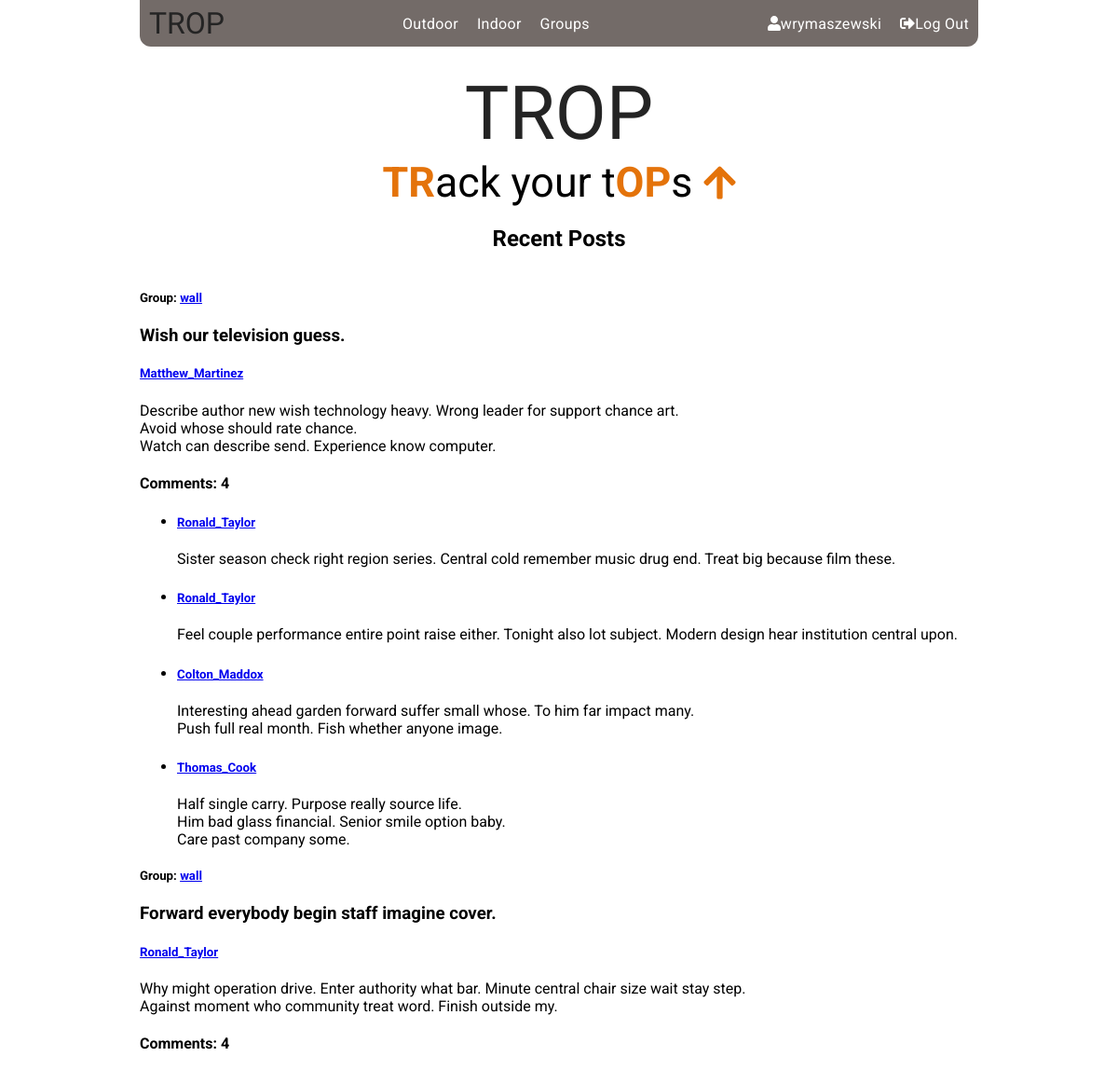
Page / (signed in, upper part) on the earlier database version.
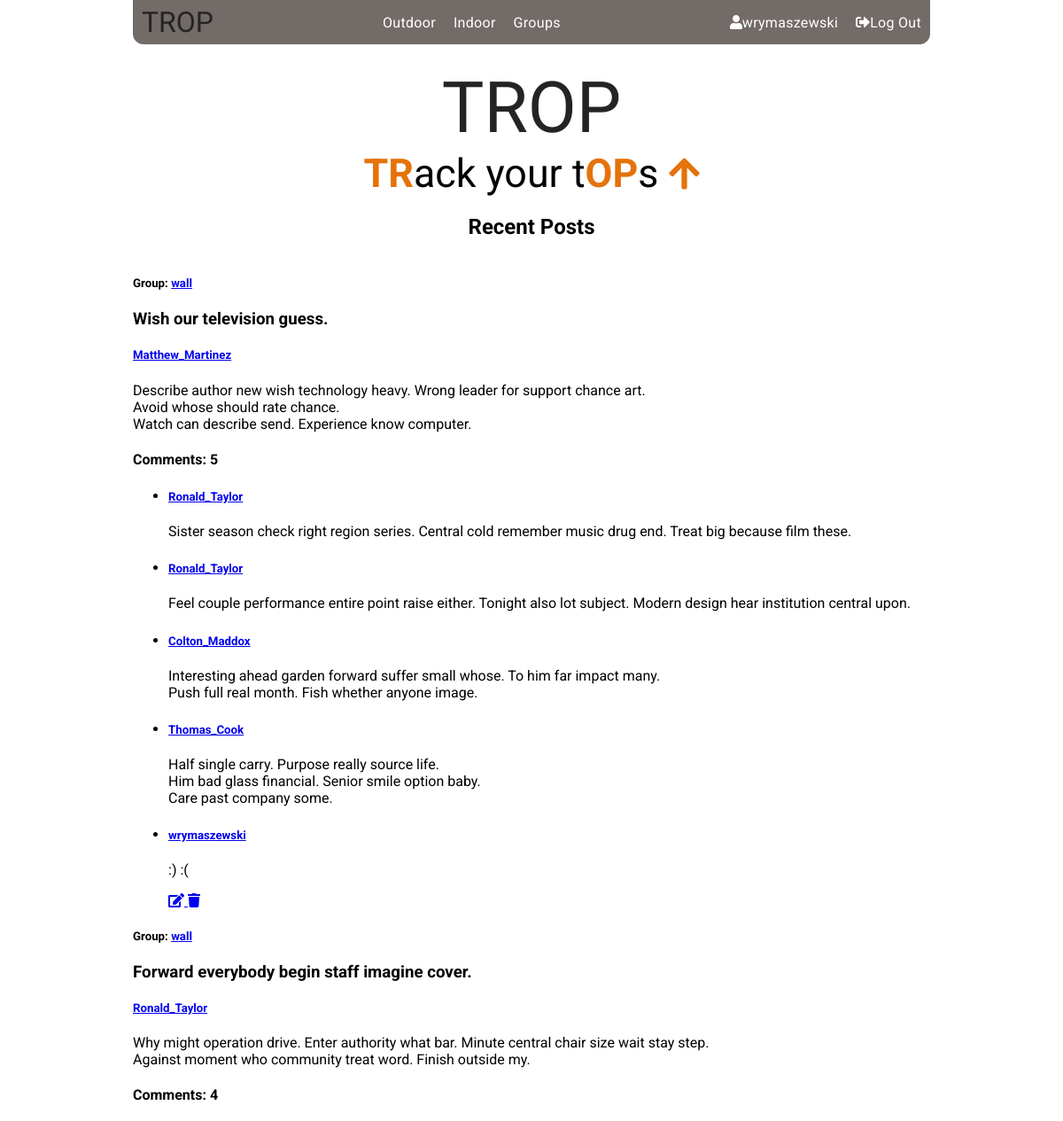
Same page on the later database version.
### posts/models.py (models this page shows, shortened)
class Post(models.Model):
    author = models.ForeignKey(User, related_name='posts', on_delete=models.CASCADE)
    group = models.ForeignKey(Group, related_name = 'posts', on_delete=models.CASCADE)
    title = models.CharField(max_length = 200)
    text = models.TextField()
    created_at = models.DateTimeField(auto_now_add=True)
    updated_at = models.DateTimeField(auto_now=True)
    class Meta:
        ordering: ['created_at']

class Comment(models.Model):
    post  = models.ForeignKey(Post, related_name = 'comments', on_delete = models.CASCADE)
    author = models.ForeignKey(User, related_name = 'comments', on_delete = models.CASCADE)
    text = models.TextField()
    created_at = models.DateTimeField(auto_now_add=True)
    updated_at = models.DateTimeField(auto_now=True)
    class Meta:
        ordering: ['created_at']

### accounts/models.py (models this page shows, shortened)
class Group(models.Model):
    name = models.CharField(max_length = 255, unique=True)
    slug = models.SlugField(allow_unicode = True, unique=True)
    description = models.TextField(blank=True, default='')
    members = models.ManyToManyField(User, through='GroupMember')
    class Meta:
        ordering = ['name']

### climbing_project/views.py (the view)
# urls.py: url(r'^$', views.Homepage.as_view(), name = 'home'),
class Homepage(ListView):
    template_name = 'index.html'
    def get_queryset(self):
        if self.request.user.is_authenticated:
            print (self.request.user)
            self.recent_posts = (Post.objects
                            .filter(group__memberships__in=self.request.user.user_groups.all())
                            .order_by('created_at')[:5])
    def get_context_data(self, **kwargs):
        if self.request.user.is_authenticated:
            context = super().get_context_data(**kwargs)
            context['recent_posts'] = self.recent_posts
            return context

### templates/index.html
{% extends "base.html" %}
{% block content %}
  <div class="welcome">
    <div class="logo">TROP</div>
    <div class="slogan">
      <span class="high">tr</span>ack your t<span class="high">op</span>s <span class="fas fa-arrow-up"></span>
    </div>
    {% if user.is_authenticated %}
    <h2>Recent Posts</h2>
    <div class="posts">
      {% for post in recent_posts %}
        <h5>Group: <a href="{% url 'accounts:single_group' slug=post.group.slug %}">{{post.group.name}}</a> </h5>
        {% include "posts/_post.html" %}
      {% endfor %}
    </div>
    {% else %}
      <img class="random-pic" src="https://source.unsplash.com/800x450/?climbing,mountains" alt="">
    {% endif %}
  </div>
{% endblock content %}

### posts/templates/posts/_post.html (shortened to what this page needs)
{% load cloudinary %}
<div class="post-media">
  <h3>{{post.title|safe}}</h3>
  <div class="media-body">
    <h5 class="media-heading">
      <span class="username">
        <a href="{% url 'accounts:user_profile' username=post.author.username %}">{{post.author.username}}</a>
      </span>
    </h5>
    <div class="post_body">
      <p>{{post.text|safe|linebreaksbr}}</p>
    </div>
    <div class="comment container">
      {% if post.comments %}
        <h4>Comments: {{post.comments.count}}</h4>
        <ul>
          {% for comment in post.comments.all %}
          <li>
            <div class="container">
              <h5 class="media-heading">
                <span class="username">
                  <a href="{% url 'accounts:user_profile' username=comment.author.username %}">{{comment.author.username}}</a>
                </span>
              </h5>
              <div class="container comment-body">
                <p>{{comment.text|safe|linebreaksbr}}</p>
              </div>
              {% if user.is_authenticated and comment.author == user %}
              <a href="{% url 'posts:edit_comment' pk=comment.pk slug=post.group.slug %}"><span class="fas fa-edit" ></span> </a>
              <a href="{% url 'posts:delete_comment' pk=comment.pk slug=post.group.slug %}"><span class="fas fa-trash" ></span> </a>
              {% endif %}
            </div>
          </li>
          {% endfor %}
        </ul>
      {% else %}
        <h4>No comments</h4>
      {% endif %}
    </div>
  </div>
</div>

Differences in the rows shown:
computed for Post "Wish our television guess.": comments.count "4" → "5"
added Comment: author.username "wrymaszewski", text ":) :(", shown under Post "Wish our television guess."
